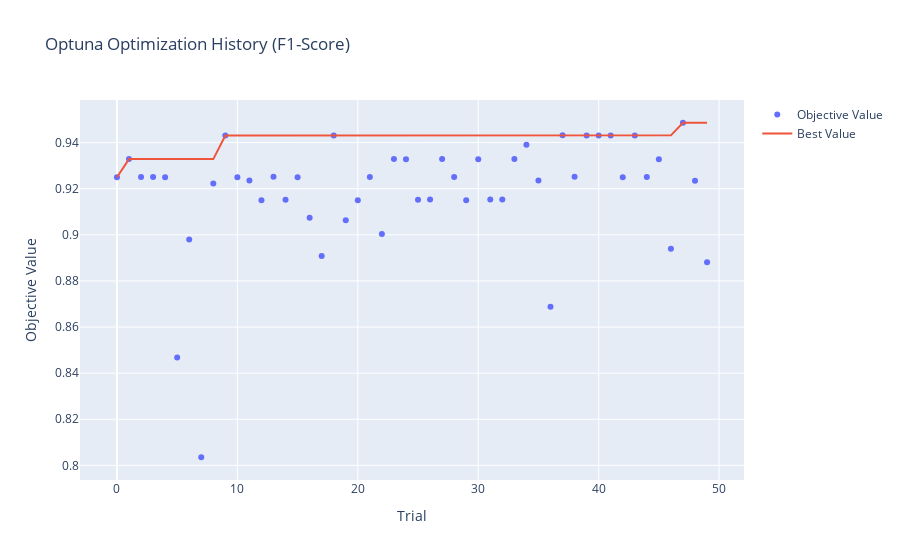
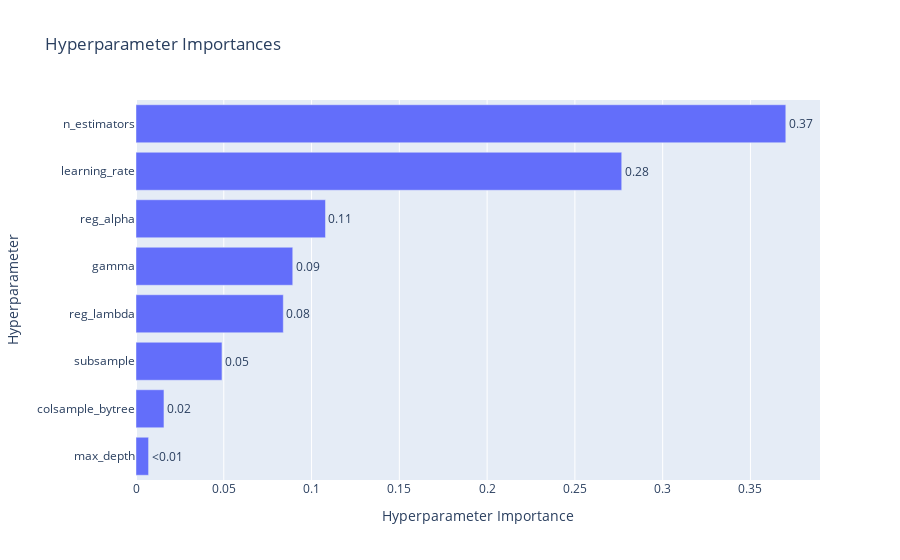
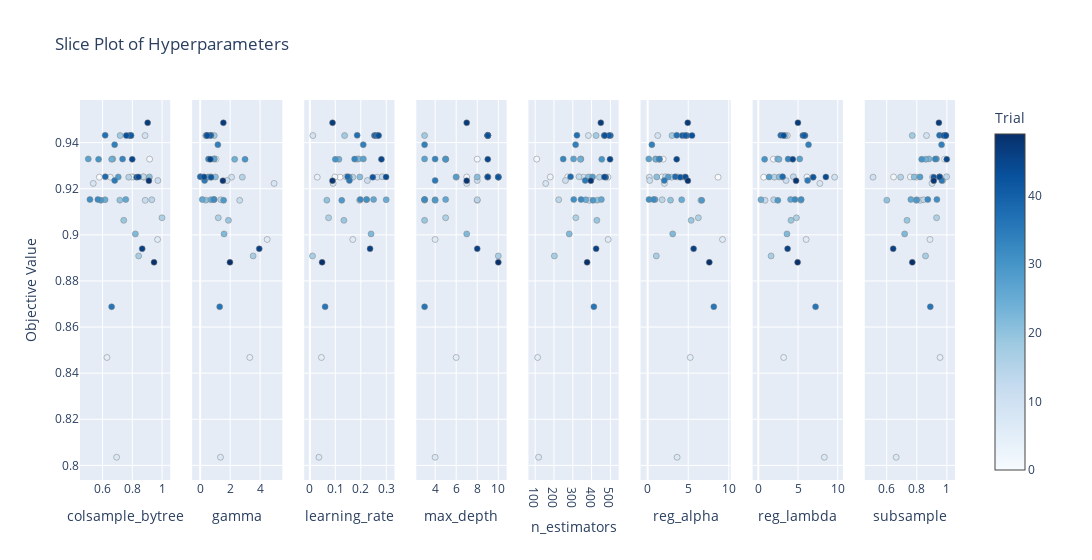

Notebook code cell kept with these figures, in order:
### Code cell
# --- Optimization Results ---
try:
    fig_history = optuna.visualization.plot_optimization_history(study)
    fig_history.update_layout(title="Optuna Optimization History (F1-Score)")
    fig_history.show()

    fig_importance = optuna.visualization.plot_param_importances(study)
    fig_importance.update_layout(title="Hyperparameter Importances")
    fig_importance.show()

    fig_slice = optuna.visualization.plot_slice(study)
    fig_slice.update_layout(title="Slice Plot of Hyperparameters")
    fig_slice.show()
except Exception as e:
    print(f"\nCould not generate Optuna visualizations. Error: {e}")
    print("This might happen if Plotly is not installed or if running in an environment without a browser/display for interactive plots.")
    print("You can install plotly using: pip install plotly")
